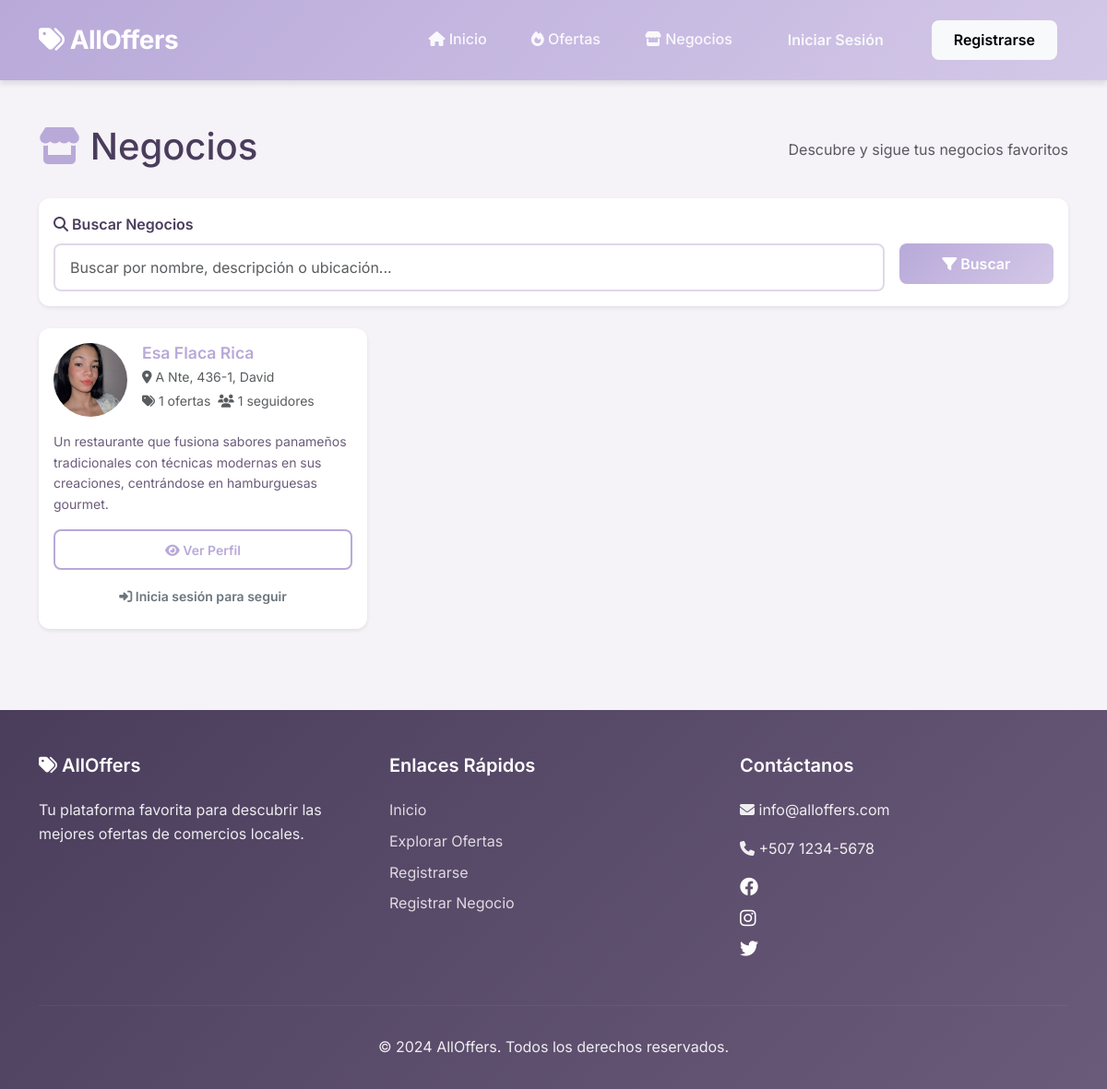
Screenshot of /businesses/ with the database file from the repository.
### core/models.py (models this page shows, shortened)
class User(AbstractUser):
    ROLE_CHOICES = [
        ('admin', 'Administrador'),
        ('business', 'Empresa'),
        ('user', 'Usuario Final'),
    ]
    role = models.CharField(max_length=10, choices=ROLE_CHOICES, default='user')
    profile_image = models.ImageField(upload_to='profiles/', null=True, blank=True)
    latitude = models.FloatField(null=True, blank=True)
    longitude = models.FloatField(null=True, blank=True)
    location_name = models.CharField(max_length=255, blank=True)
    phone = models.CharField(max_length=20, blank=True)
    notifications_enabled = models.BooleanField(default=True)
    business_name = models.CharField(max_length=200, blank=True)
    business_description = models.TextField(blank=True)
    business_verified = models.BooleanField(default=False)
    business_vetted = models.BooleanField(default=False)
    veto_reason = models.TextField(blank=True)
    following_businesses = models.ManyToManyField(
        'self',
        symmetrical=False,
        related_name='followers',
        blank=True
    )
    following_categories = models.ManyToManyField(
        'Category',
        related_name='followers',
        blank=True
    )

### core/views.py (the view)
# urls.py: path('businesses/', views.businesses_list, name='businesses_list'),
def businesses_list(request):
    businesses = User.objects.filter(
        role='business',
        business_verified=True,
        business_vetted=False
    ).select_related().annotate(
        offers_count=Count('offers', filter=Q(offers__is_active=True, offers__expires_at__gt=timezone.now())),
        followers_count=Count('followers')
    ).order_by('-followers_count', '-date_joined')
    query = request.GET.get('q', '')
    if query:
        businesses = businesses.filter(
            Q(business_name__icontains=query) |
            Q(business_description__icontains=query) |
            Q(location_name__icontains=query)
        )
    following_ids = []
    if request.user.is_authenticated:
        following_ids = list(request.user.following_businesses.values_list('id', flat=True))
    paginator = Paginator(businesses, 12)
    page_number = request.GET.get('page')
    page_obj = paginator.get_page(page_number)
    context = {
        'page_obj': page_obj,
        'query': query,
        'following_ids': following_ids,
    }
    return render(request, 'businesses/list.html', context)

### core/context_processors.py (called while the page is built)
def google_maps_api_key(request):
    return {
        'GOOGLE_MAPS_API_KEY': getattr(settings, 'GOOGLE_MAPS_API_KEY', '')
    }

### core/templates/businesses/list.html (shortened to what this page needs)
{% extends 'base.html' %}
{% load static %}
{% block content %}
<div class="container my-5">
    <div class="d-flex justify-content-between align-items-center mb-4">
        <h1>
            <i class="fas fa-store text-primary-custom"></i> Negocios
        </h1>
        <p class="text-muted mb-0">Descubre y sigue tus negocios favoritos</p>
    </div>
    <div class="card mb-4 shadow-sm">
        <div class="card-body">
            <form method="get" class="row g-3">
                <div class="col-md-10">
                    <label class="form-label">
                        <i class="fas fa-search"></i> Buscar Negocios
                    </label>
                    <input type="text" name="q" class="form-control" placeholder="Buscar por nombre, descripción o ubicación..." value="{{ query }}">
                </div>
                <div class="col-md-2">
                    <label class="form-label">&nbsp;</label>
                    <button type="submit" class="btn btn-primary w-100">
                        <i class="fas fa-filter"></i> Buscar
                    </button>
                </div>
            </form>
        </div>
    </div>
    <div class="row">
        {% for business in page_obj %}
        <div class="col-md-4 col-sm-6 mb-4">
            <div class="card business-card h-100">
                <div class="card-body">
                    <div class="d-flex align-items-start mb-3">
                        <div class="me-3">
                            {% if business.profile_image %}
                            <img src="{{ business.profile_image.url }}"
                                 class="rounded-circle"
                                 style="width: 80px; height: 80px; object-fit: cover;">
                            {% else %}
                            <div class="rounded-circle bg-primary-custom text-white d-flex align-items-center justify-content-center"
                                 style="width: 80px; height: 80px; font-size: 2rem;">
                                {{ business.business_name|first|upper }}
                            </div>
                            {% endif %}
                        </div>
                        <div class="flex-grow-1">
                            <h5 class="card-title mb-1">
                                <a href="{% url 'business_profile' business.id %}" class="text-decoration-none">
                                    {{ business.business_name }}
                                </a>
                            </h5>
                            <p class="text-muted small mb-1">
                                <i class="fas fa-map-marker-alt"></i>
                                {{ business.location_name|truncatewords:5|default:"Ubicación no especificada" }}
                            </p>
                            <div class="d-flex gap-2 small text-muted">
                                <span><i class="fas fa-tags"></i> {{ business.offers_count }} ofertas</span>
                                <span><i class="fas fa-users"></i> {{ business.followers_count }} seguidores</span>
                            </div>
                        </div>
                    </div>
                    <p class="card-text small">{{ business.business_description|truncatewords:20|default:"Sin descripción" }}</p>
                    <div class="d-grid gap-2 mt-3">
                        <a href="{% url 'business_profile' business.id %}" class="btn btn-outline-primary btn-sm">
                            <i class="fas fa-eye"></i> Ver Perfil
                        </a>
                        {% if user.is_authenticated %}
                            {% if business.id in following_ids %}
                                <button onclick="toggleFollowBusiness({{ business.id }})"
                                        class="btn btn-secondary btn-sm"
                                        id="follow-btn-{{ business.id }}">
                                    <i class="fas fa-check"></i> Siguiendo
                                </button>
                            {% else %}
                                <button onclick="toggleFollowBusiness({{ business.id }})"
                                        class="btn btn-primary btn-sm"
                                        id="follow-btn-{{ business.id }}">
                                    <i class="fas fa-plus"></i> Seguir
                                </button>
                            {% endif %}
                        {% else %}
                            <a href="{% url 'login' %}" class="btn btn-outline-secondary btn-sm">
                                <i class="fas fa-sign-in-alt"></i> Inicia sesión para seguir
                            </a>
                        {% endif %}
                    </div>
                </div>
            </div>
        </div>
        {% endfor %}
    </div>
</div>
{% endblock %}

### core/static/css/main.css (style rules this page uses)
:root { --primary-color: #B8A9D9; --primary-light: #D4C8E8; --primary-dark: #9B8AB8; --secondary-color: #C8B8D9; --accent-color: #E6D9F0; --success-color: #B8D9C8; --warning-color: #E8D4B8; --danger-color: #E8B8C8; --info-color: #C8D4E8; --text-dark: #4A3D5C; --text-medium: #6B5B7A; --text-light: #9B8AB8; --bg-light: #F5F2F8; --bg-white: #FFFFFF; --border-color: #E0D9E8; --shadow-sm: 0 2px 4px rgba(0,0,0,0.08); --shadow-md: 0 4px 6px rgba(0,0,0,0.1); --shadow-lg: 0 10px 15px rgba(0,0,0,0.12); --radius-sm: 8px; --radius-md: 12px; --radius-lg: 16px; --transition: all 0.3s ease; }
* { margin: 0; padding: 0; box-sizing: border-box; }
body { font-family: 'Inter', 'Segoe UI', Tahoma, Geneva, Verdana, sans-serif; background-color: var(--bg-light); color: var(--text-dark); line-height: 1.6; overflow-x: hidden; }
a { color: var(--primary-color); text-decoration: none; transition: var(--transition); }
img { max-width: 100%; height: auto; display: block; }
.card { border: none; border-radius: var(--radius-md); box-shadow: var(--shadow-sm); transition: var(--transition); overflow: hidden; background: var(--bg-white); }
.card-title { color: var(--text-dark); font-weight: 600; font-size: 1.1rem; }
.card-text { color: var(--text-medium); }
.btn { border-radius: var(--radius-sm); padding: 0.6rem 1.5rem; font-weight: 600; transition: var(--transition); border: none; }
.btn-primary { background: linear-gradient(135deg, var(--primary-color) 0%, var(--primary-light) 100%); color: white; }
.btn-outline-primary { border: 2px solid var(--primary-color); color: var(--primary-color); background: transparent; }
.form-control, .form-select { border: 2px solid var(--border-color); border-radius: var(--radius-sm); padding: 0.75rem 1rem; transition: var(--transition); }
.form-label { font-weight: 600; color: var(--text-dark); margin-bottom: 0.5rem; }
.text-primary-custom { color: var(--primary-color); }

### rows the page displays
User: profile_image (placeholder picture), business_name "Esa Flaca Rica", location_name "A Nte, 436-1, David", offers_count "1", followers_count "1", business_description "Un restaurante que fusiona sabores panameños tradicionales con técnicas modernas en sus creaciones, centrándose en hamburguesas gourmet."
